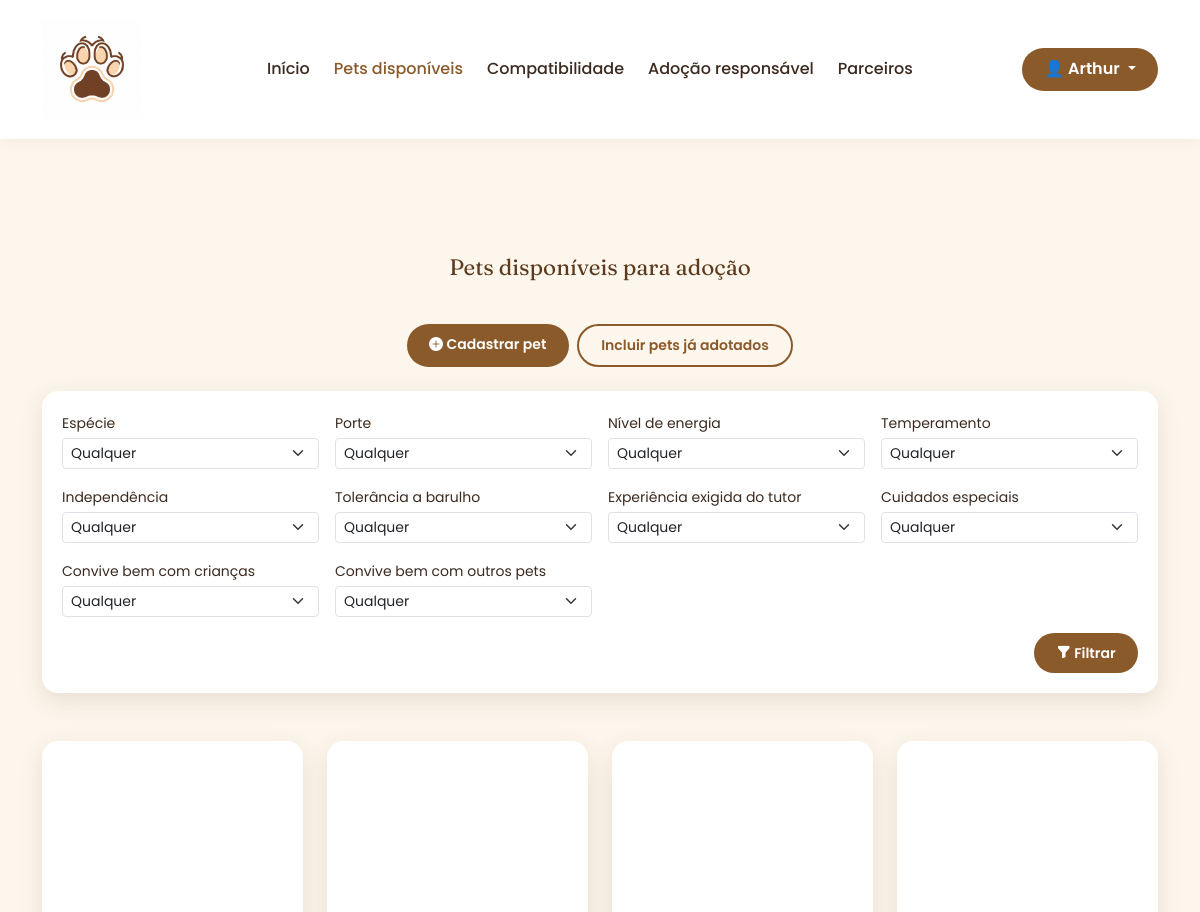
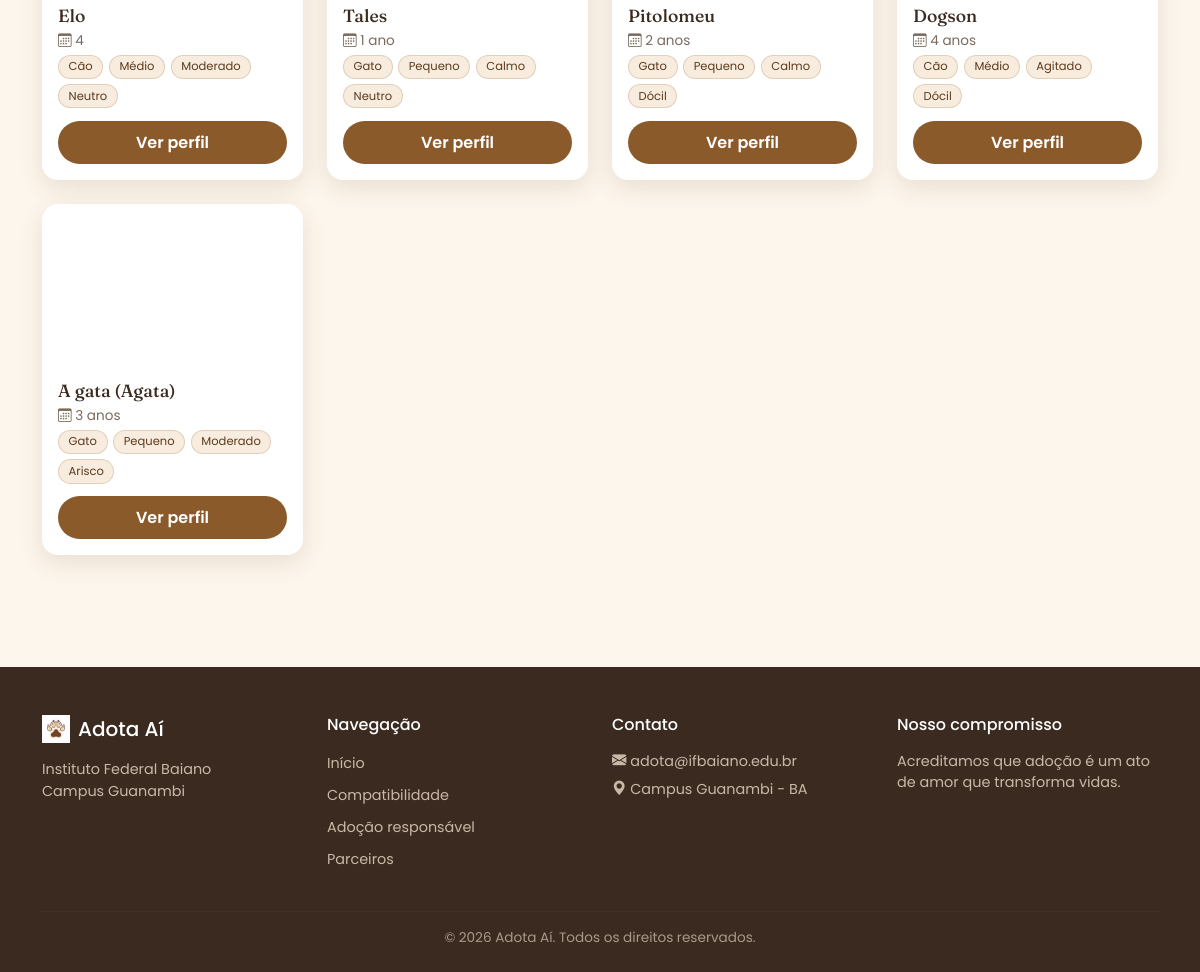
The page /adocao/pets/ (signed in) on the database its author committed (2 pictures, top to bottom).
### adocao/models.py (models this page shows, shortened)
class Pet(models.Model):
    ESPECIE = choices.ESPECIE
    PORTE = choices.PORTE
    ENERGIA = choices.ENERGIA
    TEMPERAMENTO = choices.TEMPERAMENTO
    INDEPENDENCIA = choices.INDEPENDENCIA
    TOLERANCIA_BARULHO = choices.TOLERANCIA_BARULHO
    EXPERIENCIA = choices.EXPERIENCIA
    CUIDADOS = choices.CUIDADOS
    CONVIVE = choices.CONVIVE
    nome = models.CharField(max_length=100)
    idade = models.CharField(max_length=50)
    descricao = models.TextField()
    foto = models.ImageField(
        upload_to="pets/"
    )
    disponivel = models.BooleanField(
        default=True
    )
    especie = models.CharField(
        "espécie", max_length=10, choices=choices.ESPECIE
    )
    porte = models.PositiveSmallIntegerField(
        "porte", choices=choices.PORTE
    )
    energia = models.PositiveSmallIntegerField(
        "nível de energia", choices=choices.ENERGIA
    )
    temperamento = models.PositiveSmallIntegerField(
        "temperamento", choices=choices.TEMPERAMENTO
    )
    independencia = models.PositiveSmallIntegerField(
        "independência", choices=choices.INDEPENDENCIA
    )
    tolerancia_barulho = models.PositiveSmallIntegerField(
        "tolerância a barulho", choices=choices.TOLERANCIA_BARULHO
    )
    experiencia = models.PositiveSmallIntegerField(
        "experiência exigida do tutor", choices=choices.EXPERIENCIA
    )
    cuidados = models.PositiveSmallIntegerField(
        "cuidados especiais", choices=choices.CUIDADOS
    )
    convive_criancas = models.CharField(
        "convive bem com crianças", max_length=3, choices=choices.CONVIVE
    )
    convive_outros_pets = models.CharField(
        "convive bem com outros pets", max_length=3, choices=choices.CONVIVE
    )

### adocao/views.py (the view)
def lista_pets(request):
    mostrar_todos = request.user.is_staff and request.GET.get('todos') == '1'
    pets = Pet.objects.all() if mostrar_todos else Pet.objects.filter(disponivel=True)
    filtro = PetFiltroForm(request.GET)
    filtros_ativos = False
    if filtro.is_valid():
        for campo, valor in filtro.cleaned_data.items():
            if valor:
                pets = pets.filter(**{campo: valor})
                filtros_ativos = True
    return render(
        request,
        'adocao/lista_pets.html',
        {
            'pets': pets,
            'filtro': filtro,
            'filtros_ativos': filtros_ativos,
            'mostrar_todos': mostrar_todos,
        }
    )

### adocao/forms.py
class PetFiltroForm(forms.Form):
    EIXOS = [
        "especie",
        "porte",
        "energia",
        "temperamento",
        "independencia",
        "tolerancia_barulho",
        "experiencia",
        "cuidados",
    ]
    CONVIVE = ["convive_criancas", "convive_outros_pets"]
    def __init__(self, *args, **kwargs):
        super().__init__(*args, **kwargs)
        select = {'class': 'form-select form-select-sm'}
        for nome in self.EIXOS:
            campo = Pet._meta.get_field(nome)
            self.fields[nome] = forms.ChoiceField(
                label=str(campo.verbose_name).capitalize(),
                required=False,
                choices=[('', 'Qualquer')] + list(campo.choices),
                widget=forms.Select(attrs=select),
            )
        for nome in self.CONVIVE:
            campo = Pet._meta.get_field(nome)
            self.fields[nome] = forms.ChoiceField(
                label=str(campo.verbose_name).capitalize(),
                required=False,
                choices=[('', 'Qualquer'), ('sim', 'Sim')],
                widget=forms.Select(attrs=select),
            )

### templates/adocao/lista_pets.html (shortened to what this page needs)
{% extends 'base.html' %}
{% load static %}
{% block conteudo %}
<section class="section-pets">
    <div class="container py-5">
        <div class="section-heading">
            <span class="eyebrow-line">
                Pets disponíveis para adoção
            </span>
        </div>
        {% if user.is_staff %}
        <div class="d-flex flex-wrap gap-2 justify-content-center mb-4">
            <a href="{% url 'pet_criar' %}" class="btn btn-primary-custom btn-sm">
                <i class="bi bi-plus-circle-fill"></i> Cadastrar pet
            </a>
            {% if mostrar_todos %}
            <a href="{% url 'lista_pets' %}" class="btn btn-outline-custom btn-sm">Mostrar só disponíveis</a>
            {% else %}
            <a href="{% url 'lista_pets' %}?todos=1" class="btn btn-outline-custom btn-sm">Incluir pets já adotados</a>
            {% endif %}
        </div>
        {% endif %}
        <form method="get" class="filtro-pets mb-5">
            <div class="row g-3">
                {% for campo in filtro %}
                <div class="col-6 col-md-3">
                    <label class="form-label small mb-1" for="{{ campo.id_for_label }}">{{ campo.label }}</label>
                    {{ campo }}
                </div>
                {% endfor %}
            </div>
            <div class="d-flex gap-2 mt-3 justify-content-end">
                <button type="submit" class="btn btn-primary-custom btn-sm">
                    <i class="bi bi-funnel-fill"></i> Filtrar
                </button>
            </div>
        </form>
        <div class="row g-4">
            {% for pet in pets %}
            <div class="col-6 col-md-3">
                {% include 'adocao/_pet_card.html' %}
            </div>
            {% endfor %}
        </div>
    </div>
</section>
{% endblock %}

### templates/base.html (shortened to what this page needs)
{% load static %}
<!DOCTYPE html>
<html lang="pt-br">
<head>
<link href="https://cdn.jsdelivr.net/npm/bootstrap@5.3.3/dist/css/bootstrap.min.css" rel="stylesheet">
<link rel="stylesheet" href="https://cdn.jsdelivr.net/npm/bootstrap-icons@1.11.3/font/bootstrap-icons.css">
<link rel="stylesheet" href="{% static 'css/style.css' %}">
</head>
<body>
<nav class="navbar navbar-expand-lg sticky-top">
    <div class="container">
        <a class="navbar-brand d-flex align-items-center gap-2" href="{% url 'home' %}">
            <img src="{% static 'img/logo.jpeg' %}" alt="Logo Adota Aí" width="100" height="100">
        </a>
        <div class="collapse navbar-collapse" id="navMenu">
            <ul class="navbar-nav mx-auto mb-2 mb-lg-0 gap-lg-2">
                <li class="nav-item"> <a class="nav-link {% if request.resolver_match.url_name == 'home' %}active{% endif %}" href="{% url 'home' %}">Início</a></li>
                <li class="nav-item"> <a class="nav-link {% if request.resolver_match.url_name == 'lista_pets' %}active{% endif %}" href="{% url 'lista_pets' %}">Pets disponíveis</a></li>
                <li class="nav-item"> <a class="nav-link {% if request.resolver_match.url_name == 'quiz' %}active{% endif %}" href="{% url 'quiz' %}">Compatibilidade</a></li>
                <li class="nav-item"> <a class="nav-link {% if request.resolver_match.url_name == 'adocao_responsavel' %}active{% endif %}" href="{% url 'adocao_responsavel' %}">Adoção responsável</a></li>
                <li class="nav-item"> <a class="nav-link {% if request.resolver_match.url_name == 'parceiros' %}active{% endif %}" href="{% url 'parceiros' %}">Parceiros</a></li>
            </ul>
            {% if user.is_authenticated %}
            <div class="dropdown">
                <button class="btn btn-primary-custom dropdown-toggle" data-bs-toggle="dropdown">
                    👤 {{ user.first_name|default:user.username }}
                </button>
            </div>
            {% else %}
            <a href="{% url 'login' %}" class="btn btn-primary-custom">Entrar / Cadastrar</a>
            {% endif %}
        </div>
    </div>
</nav>
{% block conteudo %}
{% endblock %}
<footer class="site-footer">
    <div class="container">
        <div class="row g-4">
            <div class="col-md-3">
                <h5 class="d-flex align-items-center gap-2">
                    <img src="{% static 'img/logo.jpeg' %}" alt="Logo Adota Aí" height="28">
                    Adota Aí
                </h5>
                <p class="footer-text">Instituto Federal Baiano<br>Campus Guanambi</p>
            </div>
            <div class="col-md-3">
                <h6>Navegação</h6>
                <ul class="footer-links">
                    <li><a href="{% url 'home' %}">Início</a></li>
                    <li><a href="{% url 'quiz' %}">Compatibilidade</a></li>
                    <li><a href="{% url 'adocao_responsavel' %}">Adoção responsável</a></li>
                    <li><a href="{% url 'parceiros' %}">Parceiros</a></li>
                </ul>
            </div>
            <div class="col-md-3">
                <h6>Contato</h6>
                <p class="footer-text"><i class="bi bi-envelope-fill"></i> adota@ifbaiano.edu.br</p>
                <p class="footer-text"><i class="bi bi-geo-alt-fill"></i> Campus Guanambi - BA</p>
            </div>
            <div class="col-md-3">
                <h6>Nosso compromisso</h6>
                <p class="footer-text">Acreditamos que adoção é um ato de amor que transforma vidas.</p>
            </div>
        </div>
        <hr>
        <p class="footer-bottom">© 2026 Adota Aí. Todos os direitos reservados.</p>
    </div>
</footer>
</body>
</html>

### templates/adocao/_pet_card.html
<div class="pet-card">
    <div class="pet-card-img" style="background-image:url('{{ pet.foto.url }}')"></div>
    <div class="pet-card-body">
        <h3>{{ pet.nome }}</h3>
        <p class="pet-meta"><i class="bi bi-calendar3"></i> {{ pet.idade }}{% if not pet.disponivel %} · <span class="badge bg-secondary">Adotado</span>{% endif %}</p>
        <div class="pet-chips">
            <span class="chip">{{ pet.get_especie_display }}</span>
            <span class="chip">{{ pet.get_porte_display }}</span>
            <span class="chip">{{ pet.get_energia_display }}</span>
            <span class="chip">{{ pet.get_temperamento_display }}</span>
        </div>
        <a href="{% url 'detalhe_pet' pet.id %}" class="btn btn-primary-custom w-100">Ver perfil</a>
    </div>
</div>

### static/css/style.css (style rules this page uses)
:root { --cor-primaria: #8B5A2B; --cor-primaria-escura: #5C3A1E; --cor-secundaria: #E8A87C; --cor-fundo: #FDF6EC; --cor-fundo-alt: #F7ECDD; --cor-texto: #3B2A1F; --cor-texto-suave: #7A6A5C; --fonte-titulo: 'Fraunces', serif; --fonte-corpo: 'Poppins', sans-serif; --raio: 16px; --sombra: 0 8px 24px rgba(91, 58, 30, 0.12); }
* { box-sizing: border-box; }
body { font-family: var(--fonte-corpo); color: var(--cor-texto); background: var(--cor-fundo); }
h1, h2, h3 { font-family: var(--fonte-titulo); color: var(--cor-texto); }
.navbar { background: #fff; box-shadow: 0 2px 12px rgba(0,0,0,0.05); padding: 0.9rem 0; }
.navbar-brand { font-family: var(--fonte-titulo); font-size: 1.4rem; color: var(--cor-primaria-escura) !important; }
.nav-link { color: var(--cor-texto) !important; font-weight: 500; }
.nav-link.active, .nav-link:hover { color: var(--cor-primaria) !important; }
.btn-primary-custom { background: var(--cor-primaria); border: none; color: #fff; border-radius: 999px; padding: 0.6rem 1.4rem; font-weight: 600; transition: transform 0.15s ease, background 0.15s ease; }
.btn-outline-custom { border: 2px solid var(--cor-primaria); color: var(--cor-primaria); border-radius: 999px; padding: 0.55rem 1.4rem; font-weight: 600; background: transparent; }
.section-pets { padding: 4rem 0; }
.section-heading { text-align: center; margin-bottom: 2.5rem; }
.eyebrow-line { font-family: var(--fonte-titulo); font-size: 1.4rem; color: var(--cor-primaria-escura); }
.pet-card { background: #fff; border-radius: var(--raio); overflow: hidden; box-shadow: var(--sombra); height: 100%; transition: transform 0.2s ease; }
.pet-card-img { height: 160px; background-size: cover; background-position: center; }
.pet-card-body { padding: 1rem; }
.pet-card-body h3 { font-size: 1.1rem; margin-bottom: 0.3rem; }
.pet-meta { font-size: 0.85rem; color: var(--cor-texto-suave); margin-bottom: 0.2rem; }
.site-footer { background: var(--cor-texto); color: #D9C9BA; padding: 3rem 0 1.5rem; }
.site-footer h5, .site-footer h6 { color: #fff; margin-bottom: 1rem; }
.footer-text { font-size: 0.9rem; color: #C9B8A8; margin-bottom: 0.4rem; }
.footer-links { list-style: none; padding: 0; margin: 0; }
.footer-links li { margin-bottom: 0.5rem; }
.footer-links a { color: #C9B8A8; text-decoration: none; font-size: 0.9rem; }
.site-footer hr { border-color: rgba(255,255,255,0.1); margin: 2rem 0 1rem; }
.footer-bottom { text-align: center; font-size: 0.85rem; color: #A9998A; margin: 0; }
.pet-chips { display: flex; flex-wrap: wrap; gap: 0.35rem; margin-bottom: 0.8rem; }
.chip { font-size: 0.72rem; padding: 0.15rem 0.6rem; border-radius: 999px; background: var(--cor-fundo-alt); color: var(--cor-primaria-escura); border: 1px solid rgba(139, 90, 43, 0.2); }
.filtro-pets { background: #fff; border-radius: var(--raio); box-shadow: var(--sombra); padding: 1.25rem; }

### rows shown on the page
Pet: nome "Elo", idade "4", especie "Cão", porte "Médio", energia "Moderado", temperamento "Neutro"
Pet: nome "Tales", idade "1 ano", especie "Gato", porte "Pequeno", energia "Calmo", temperamento "Neutro"
Pet: nome "Pitolomeu", idade "2 anos", especie "Gato", porte "Pequeno", energia "Calmo", temperamento "Dócil"
Pet: nome "Dogson", idade "4 anos", especie "Cão", porte "Médio", energia "Agitado", temperamento "Dócil"
Pet: nome "A gata (Agata)", idade "3 anos", especie "Gato", porte "Pequeno", energia "Moderado", temperamento "Arisco"

### other values the page prints
{{ user.first_name|default:user.username }} "Arthur"
{{ campo.label }} "Espécie" "Porte" "Nível de energia" "Temperamento" "Independência" "Tolerância a barulho" "Experiência exigida do tutor" "Cuidados especiais" "Convive bem com crianças" "Convive bem com outros pets"
